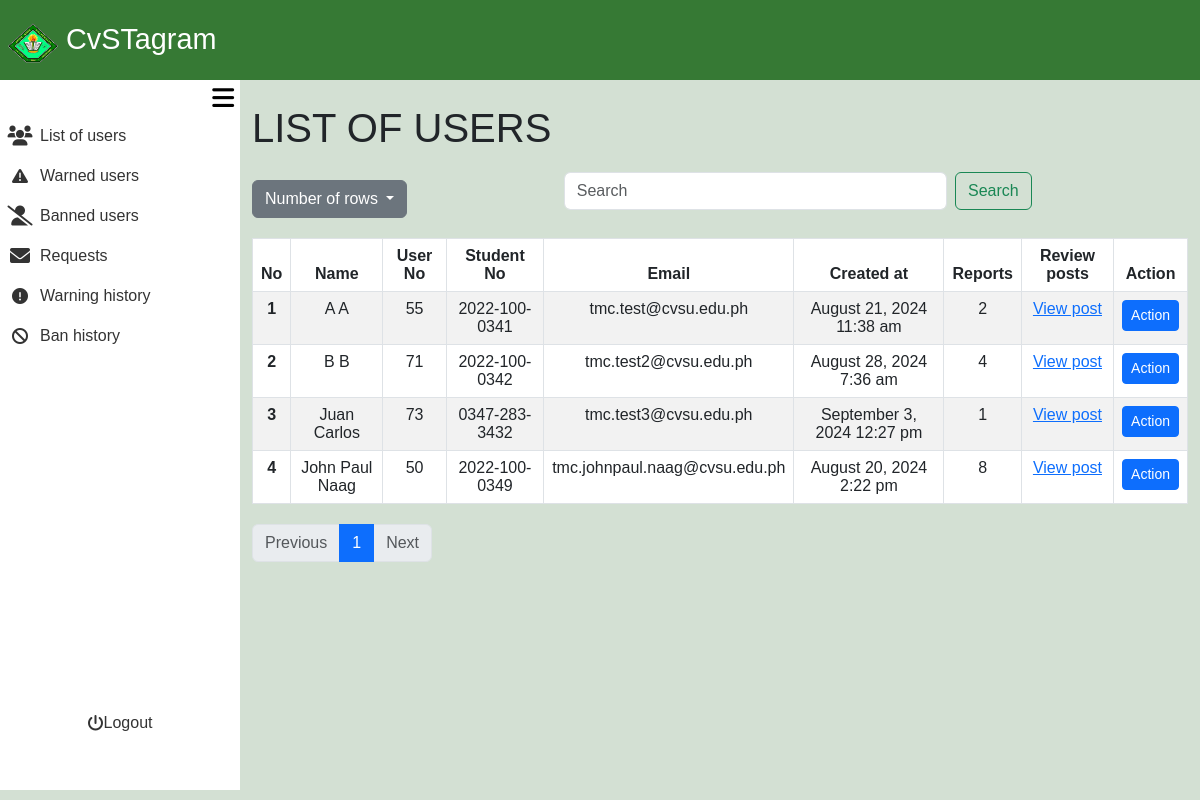
The page /admin_area/list_of_users.php (signed in) on the database its author committed.
### tables this page shows
CREATE TABLE `user_registration` (
  `user_no` int(11) NOT NULL,
  `user_ip` varchar(255) NOT NULL,
  `user_ID` varchar(255) NOT NULL,
  `email` varchar(255) NOT NULL,
  `student_no` varchar(13) NOT NULL,
  `fname` varchar(255) NOT NULL,
  `lname` varchar(255) NOT NULL,
  `bday` date NOT NULL,
  `gender` varchar(20) NOT NULL,
  `coverphoto` varchar(250) NOT NULL,
  `profilepicture` varchar(250) NOT NULL,
  `created_at` timestamp NOT NULL DEFAULT current_timestamp(),
  `updated_at` timestamp NOT NULL DEFAULT current_timestamp() ON UPDATE current_timestamp(),
  `user_password` varchar(255) NOT NULL
);

### admin_area/list_of_users.php (the view, shortened to what this page needs)
<?php
require_once '../include/connect.php';
require_once '../include/bootsrap.php';
?>
<!DOCTYPE html>
<html lang="en">
<head>
    <link rel="stylesheet" href="admin_dashbaord.css?v=<?php echo time(); ?>">
</head>
<body>
<div class="container-fluid screen">
    <div class="container-fluid nav">
        <nav class="navbar">
            <div class="container-fluid navtexticon">
                <a class="navbar-brand px-2" href="#">
                <img src="../images/Cavite_State_University_(CvSU).png" alt="Logo" width="50" height="40" class="d-inline-block align-text-top">
                CvSTagram
                </a>
            </div>
        </nav>
    </div>
    <div class="container-fluid contbody">
        <div class="container-fluid sidenav">
            <div class="container-fluid menubutton">
            <button onclick="toggleSidenav()"><i class="fa-solid fa-bars"></i></button>
            </div>
            <div class="container-fluid featurescont">
            <div class="container-fluid buttonlinkside">
                <div class="row">
                        <div class="col">
                            <ul>
                                <li>
                                    <a href="list_of_users.php">
                                        <div class="container-fluid listofusers">
                                            <div class="container-fluid listusericon">
                                                 <i class="fa-solid fa-users fa-lg"></i>
                                            </div>
                                            <div class="container-fluid listofusersname">
                                                List of users
                                            </div>
                                        </div>
                                    </a>
                                </li>
                            </ul>
                        </div>
                    </div>
                    <div class="row">
                        <div class="col">
                            <ul>
                                <li>
                                    <a href="active_warn.php">
                                        <div class="container-fluid listofusers">
                                            <div class="container-fluid listusericon">
                                            <i class="fa-solid fa-triangle-exclamation"></i>
                                            </div>
                                            <div class="container-fluid listofusersname">
                                                Warned users
                                            </div>
                                        </div>
                                    </a>
                                </li>
                            </ul>
                        </div>
                    </div>
                    <div class="row">
                        <div class="col">
                            <ul>
                                <li>
                                    <a href="active_ban.php">
                                        <div class="container-fluid Bannedaccounts">
                                            <div class="container-fluid Bannedaccountsicon">
                                            <i class="fa-solid fa-user-slash fa-lg"></i>
                                            </div>
                                            <div class="container-fluid Bannedaccountsname">
                                                Banned users
                                            </div>
                                        </div>
                                    </a>
                                </li>
                            </ul>
                        </div>
                    </div>
                        <div class="row">
                            <div class="col">
                                <ul>
                                    <li>
                                        <a href="request.php">
                                            <div class="container-fluid Deletedaccounts">
                                                <div class="container-fluid Deletedaccountsicon">
                                                <i class="fa-solid fa-envelope fa-lg"></i>
                                                </div>
                                                <div class="container-fluid Deletedaccountsname">
                                                        Requests
                                                </div>
                                            </div>
                                        </a>
                                    </li>
                                </ul>
                            </div>
                        </div>
                        <div class="row">
                        <div class="col">
                            <ul>
                                <li>
                                    <a href="warned_user.php">
                                        <div class="container-fluid listofusers">
                                            <div class="container-fluid listusericon">
                                            <i class="fa-solid fa-circle-exclamation"></i>
                                            </div>
                                            <div class="container-fluid listofusersname">
                                                Warning history
                                            </div>
                                        </div>
                                    </a>
                                </li>
                            </ul>
                        </div>
                    </div>
                    <div class="row">
                        <div class="col">
                            <ul>
                                <li>
                                    <a href="banned_user.php">
                                        <div class="container-fluid Bannedaccounts">
                                            <div class="container-fluid Bannedaccountsicon">
                                                <i class="fa-solid fa-ban"></i>
                                            </div>
                                            <div class="container-fluid Bannedaccountsname">
                                                Ban history
                                            </div>
                                        </div>
                                    </a>
                                </li>
                            </ul>
                        </div>
                    </div>
                    </div>
                <div class="container-fluid logoutcont">
                        <div class="row">
                            <div class="col">
                                <ul>
                                    <li>
                                        <a href="">
                                            <div class="container-fluid Deletedaccounts" style="border-radius: 10px;">
                                                <div class="container-fluid Deletedaccountsicon">
                                                <i class="fa-solid fa-power-off"></i>
                                                </div>
                                                <div class="container-fluid Deletedaccountsname">
                                                    <a href="admin_logout.php">Logout</a>
                                                </div>
                                            </div>
                                        </a>
                                    </li>
                                </ul>
                            </div>
                        </div>
                </div>
            </div>
        </div>
        <div class="container-fluid content">
<?php
$search = isset($_GET['search']) ? trim($_GET['search']) : '';
$sort_column = isset($_GET['sort']) ? $_GET['sort'] : 'lname';
$sort_direction = isset($_GET['direction']) && $_GET['direction'] == 'desc' ? 'desc' : 'asc';
$rows_per_page = isset($_GET['rows']) ? intval($_GET['rows']) : 10;
$page = isset($_GET['page']) ? intval($_GET['page']) : 1;
$offset = ($page - 1) * $rows_per_page;
$searchFilter = !empty($search) ? " AND (ur.fname LIKE '%$search%' OR ur.lname LIKE '%$search%' OR ur.email LIKE '%$search%' OR ur.student_no LIKE '%$search%' OR ur.user_no LIKE '%$search%')" : "";
$usersQuery = "SELECT ur.fname, ur.lname, ur.user_no, ur.student_no, ur.created_at, ur.email, aw.warning_level, ab.ban_level, IFNULL(COUNT(pr.report_id), 0) AS report_count
               FROM user_registration ur
               LEFT JOIN post_reports pr ON ur.user_no = pr.user_no
               LEFT JOIN active_warning aw ON ur.user_no = aw.user_no
               LEFT JOIN active_ban ab ON ur.user_no = ab.user_no
               WHERE 1=1 $searchFilter
               GROUP BY ur.user_no
               ORDER BY $sort_column $sort_direction
               LIMIT $rows_per_page OFFSET $offset";
$usersResult = $con->query($usersQuery);
$totalQuery = "SELECT COUNT(*) AS total FROM user_registration";
$totalResult = $con->query($totalQuery);
$totalRecords = $totalResult->fetch_assoc()['total'];
$totalPages = ceil($totalRecords / $rows_per_page);
?>
    <div class="container mt-4 ">
        <h1>LIST OF USERS</h1>
        <div class="container-fluid operations">
            <div class="dropdown">
                <button class="btn btn-secondary dropdown-toggle" type="button" data-bs-toggle="dropdown" aria-expanded="false">
                    Number of rows
                </button>
            </div>
                    <div class="container-fluid search">
                        <form class="d-flex" role="search" style="width: 100%;" method="GET" action="">
                            <input class="form-control me-2" type="search" name="search" placeholder="Search" aria-label="Search" value="<?php echo htmlspecialchars($search); ?>">
                            <button class="btn btn-outline-success" type="submit">Search</button>
                        </form>
                    </div>
        </div>
        <table class="table table-bordered table-striped">
            <thead>
                <tr>
                    <th scope="col">No</th>
                    <th scope="col" class="sortable <?php echo ($sort_column == 'fname') ? ($sort_direction == 'asc' ? 'asc' : 'desc') : ''; ?>" onclick="sortTable('fname')">Name</th>
                    <th scope="col" class="sortable <?php echo ($sort_column == 'user_no') ? ($sort_direction == 'asc' ? 'asc' : 'desc') : ''; ?>" onclick="sortTable('user_no')">User No</th>
                    <th scope="col" class="sortable <?php echo ($sort_column == 'student_no') ? ($sort_direction == 'asc' ? 'asc' : 'desc') : ''; ?>" onclick="sortTable('student_no')">Student No<i class="fa-solid fa-sort-up"></i><i class="fa-solid fa-sort-down"></i></th>
                    <th scope="col" class="sortable <?php echo ($sort_column == 'email') ? ($sort_direction == 'asc' ? 'asc' : 'desc') : ''; ?>" onclick="sortTable('email')">Email</th>
                    <th scope="col" class="sortable <?php echo ($sort_column == 'created_at') ? ($sort_direction == 'asc' ? 'asc' : 'desc') : ''; ?>" onclick="sortTable('created_at')">Created at<i class="fa-solid fa-sort-up"></i><i class="fa-solid fa-sort-down"></i></th>
                    <th scope="col" class="sortable <?php echo ($sort_column == 'report_count') ? ($sort_direction == 'asc' ? 'asc' : 'desc') : ''; ?>" onclick="sortTable('report_count')">Reports<i class="fa-solid fa-sort-up"></i><i class="fa-solid fa-sort-down"></i></th>
                    <th scope="col">Review posts</th>
                    <th scope="col">Action</th>
                </tr>
            </thead>
            <tbody>
                <?php
                $line_number = $offset + 1;
                while ($user = $usersResult->fetch_assoc()): ?>
                <?php
                $timestamp = htmlspecialchars($user['created_at']);
                $created_at = new DateTime($timestamp);
                $formattedDate = $created_at->format('F j, Y');
                $formattedTime = $created_at->format('g:i a');
                ?>
                    <tr>
                        <th scope="row"><?php echo htmlspecialchars($line_number++); ?></th>
                        <td><?php echo htmlspecialchars($user['fname'] . ' ' . $user['lname']); ?></td>
                        <td><?php echo htmlspecialchars($user['user_no']); ?></td>
                        <td><?php echo htmlspecialchars($user['student_no']); ?></td>
                        <td><?php echo htmlspecialchars($user['email']); ?></td>
                        <td><?php echo htmlspecialchars($formattedDate . ' ' . $formattedTime); ?></td>
                        <td><?php echo htmlspecialchars($user['report_count']); ?></td>
                        <td>
                        <?php if ($user['report_count'] > 0): ?>
                            <a class="Review_posts text-primary" href="../admin_area/review_post.php?user_no=<?php echo htmlspecialchars($user['user_no']); ?>">View post</a>
                            <?php else: ?>
                            <?php endif; ?>
                        </td>
                        <td>
                            <?php if ($user['report_count'] > 0): ?>
                                <a href="admin_action.php?user_no=<?php echo htmlspecialchars($user['user_no']); ?>" class="btn btn-primary btn-sm">Action</a>
                            <?php else: ?>
                            <?php endif; ?>
                        </td>
                    </tr>
                <?php endwhile; ?>
            </tbody>
        </table>
        <nav aria-label="Page navigation">
            <ul class="pagination">
                <li class="page-item <?php if ($page <= 1) echo 'disabled'; ?>">
                    <a class="page-link" href="?rows=<?php echo $rows_per_page; ?>&page=<?php echo max(1, $page - 1); ?>&sort=<?php echo $sort_column; ?>&direction=<?php echo $sort_direction; ?>">Previous</a>
                </li>
                <?php for ($i = 1; $i <= $totalPages; $i++): ?>
                    <li class="page-item <?php if ($i == $page) echo 'active'; ?>">
                        <a class="page-link" href="?rows=<?php echo $rows_per_page; ?>&page=<?php echo $i; ?>&sort=<?php echo $sort_column; ?>&direction=<?php echo $sort_direction; ?>"><?php echo $i; ?></a>
                    </li>
                <?php endfor; ?>
                <li class="page-item <?php if ($page >= $totalPages) echo 'disabled'; ?>">
                    <a class="page-link" href="?rows=<?php echo $rows_per_page; ?>&page=<?php echo min($totalPages, $page + 1); ?>&sort=<?php echo $sort_column; ?>&direction=<?php echo $sort_direction; ?>">Next</a>
                </li>
            </ul>
        </nav>
    </div>
        </div>
    </div>
</div>
</body>
</html>

### rows shown on the page
user_registration: fname+lname "A A", user_no "55", student_no "2022-100-0341", email "tmc.test@cvsu.edu.ph", created_at "August 21, 2024 11:38 am", report_count "2"
user_registration: fname+lname "B B", user_no "71", student_no "2022-100-0342", email "tmc.test2@cvsu.edu.ph", created_at "August 28, 2024 7:36 am", report_count "4"
user_registration: fname+lname "Juan Carlos", user_no "73", student_no "0347-283-3432", email "tmc.test3@cvsu.edu.ph", created_at "September 3, 2024 12:27 pm", report_count "1"
user_registration: fname+lname "John Paul Naag", user_no "50", student_no "2022-100-0349", email "tmc.johnpaul.naag@cvsu.edu.ph", created_at "August 20, 2024 2:22 pm", report_count "8"
